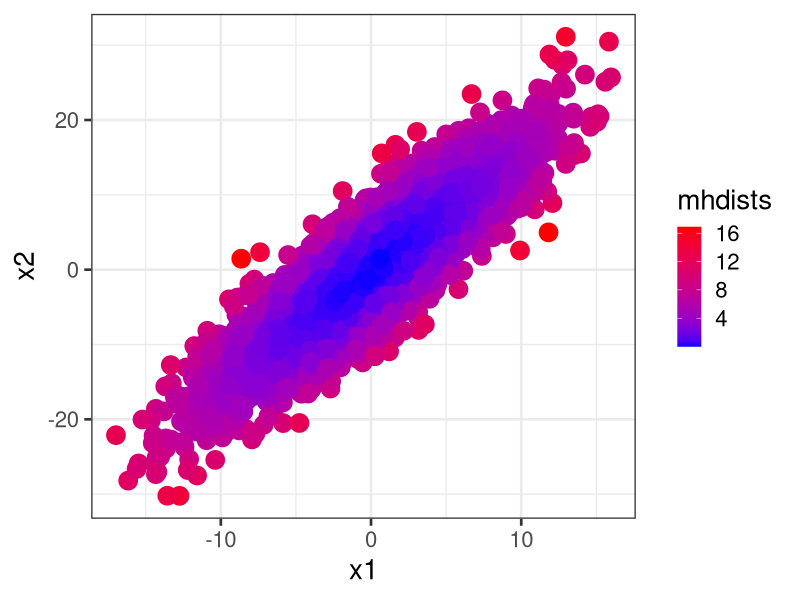
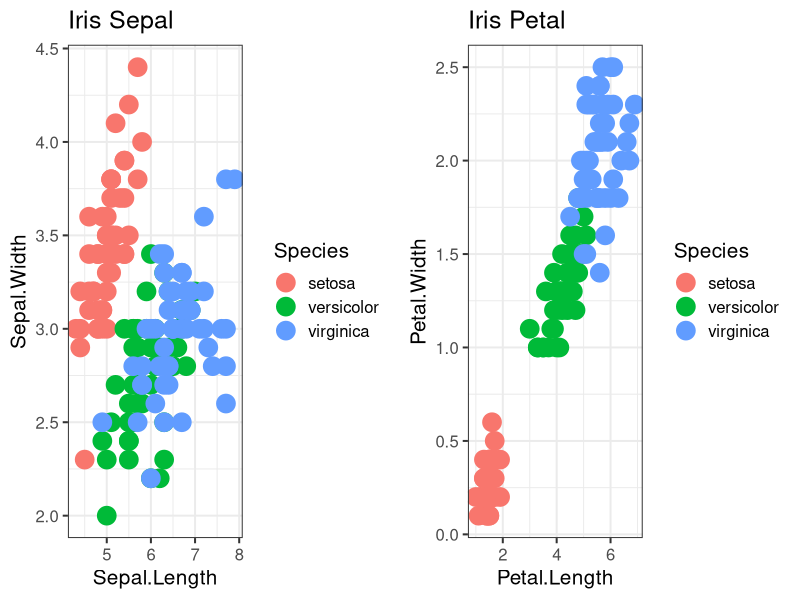
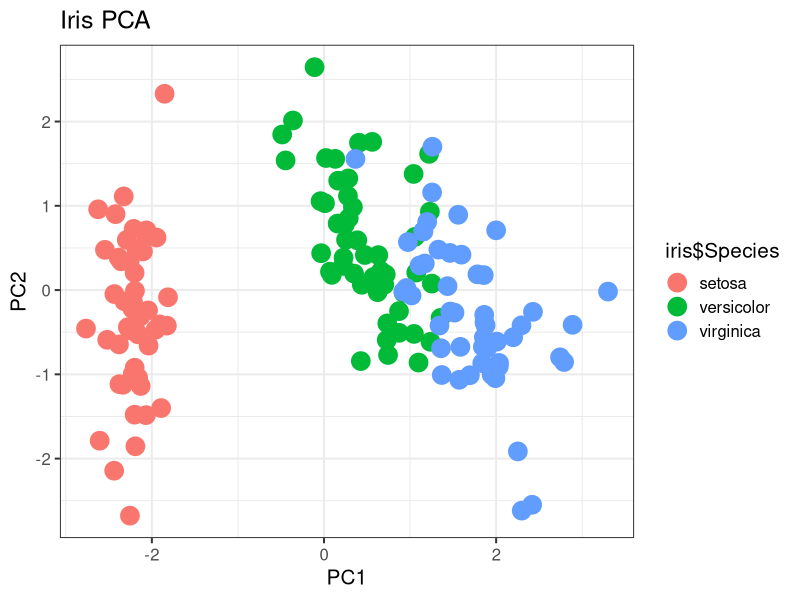

Recreate these plots in R, in order.
## ---- chunk 1
x <- rnorm(100)
y <- x * 0.3 + rnorm(100, sd=0.4)
z <- rnorm(100)
myMatrix <- cbind(x,y,z)
var(myMatrix)
## ---- chunk 2
head(myMatrix, 4)
cor(myMatrix)
## ---- chunk 3
set.seed(1234)
library(ggplot2)
x1 <- rnorm(5000, sd=5)
x2 <- x1 * 1.5 + rnorm(5000, sd=4)
means <- c(mean(x1), mean(x2))
myMatrix <- cbind(x1, x2)
VCV <- var(myMatrix)
mhdists <- mahalanobis(myMatrix, means, VCV)
qplot(x1,x2, color=mhdists, size=I(6)) + 
  theme_bw(20) + 
  scale_color_continuous(low = "blue", high="red")
## ---- chunk 4
means <- c(mean(x1), mean(x2))
myMatrix <- cbind(x1, x2)
VCV <- var(myMatrix)
## ---- chunk 5
mhdists <- mahalanobis(myMatrix, means, VCV)
mhdists[1:4]
## ---- chunk 6
var1 <- rnorm(5); var2 <- rnorm(5)
myMatrix <- cbind(var1,var2); head(myMatrix, 3)
dist(myMatrix)
## ---- chunk 7
library(ggplot2)
library(gridExtra)
theme_set(theme_bw(15))
sepal<-qplot(Sepal.Length, Sepal.Width, data=iris, color=Species, main="Iris Sepal", size=I(6))
petal<-qplot(Petal.Length, Petal.Width, data=iris, color=Species, main="Iris Petal", size=I(6))
grid.arrange(sepal, petal, nrow=1)
## ---- chunk 8
irisPCA <- prcomp(iris[,1:4], 
                  scale=TRUE, center=TRUE)
irisPCA
summary(irisPCA)
## ---- chunk 9
qplot(irisPCA$x[,1], 
      irisPCA$x[,2], 
      xlab="PC1", ylab="PC2", main="Iris PCA", color=iris$Species, size=I(6))
